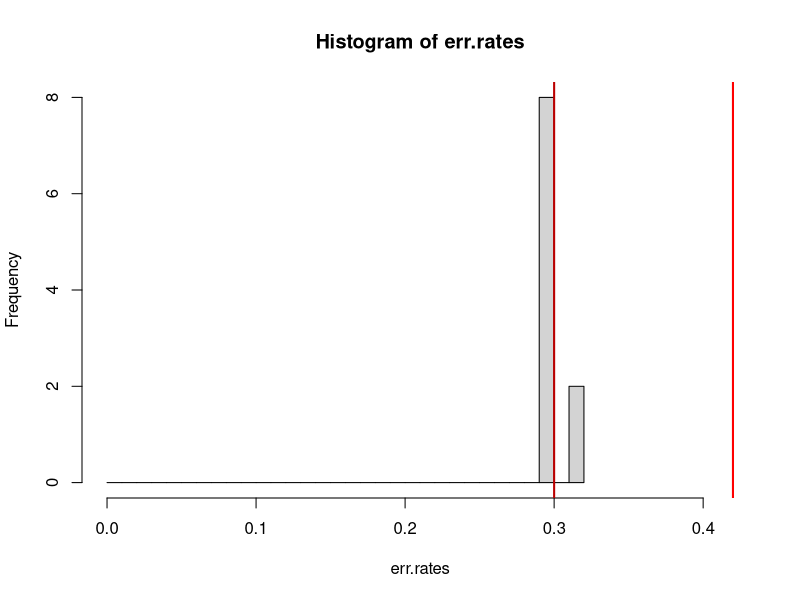
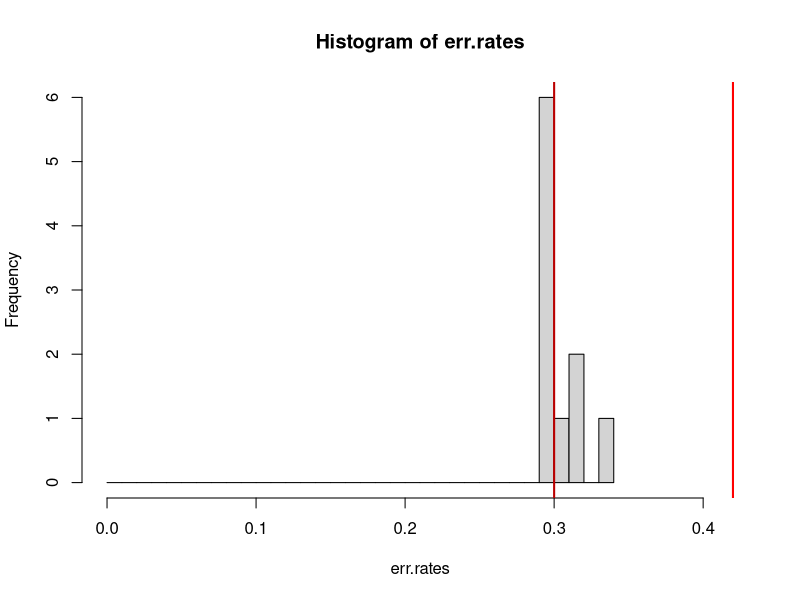
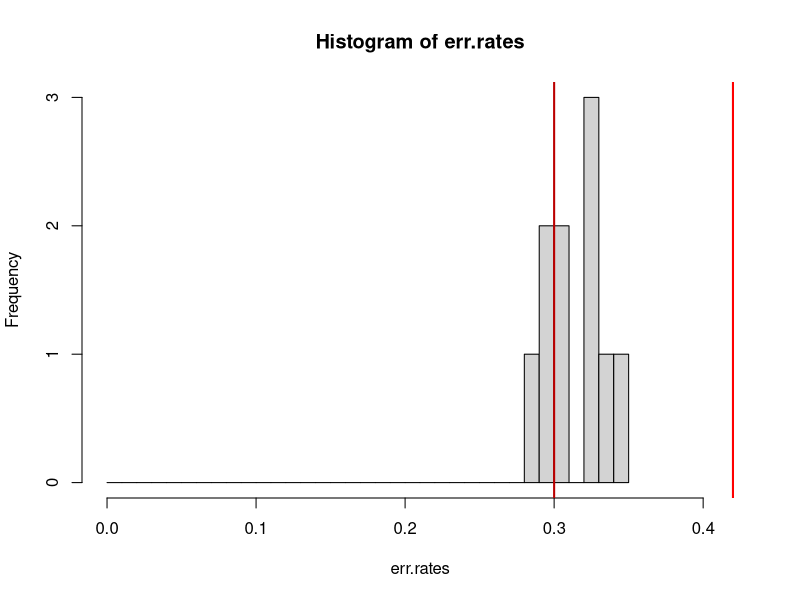
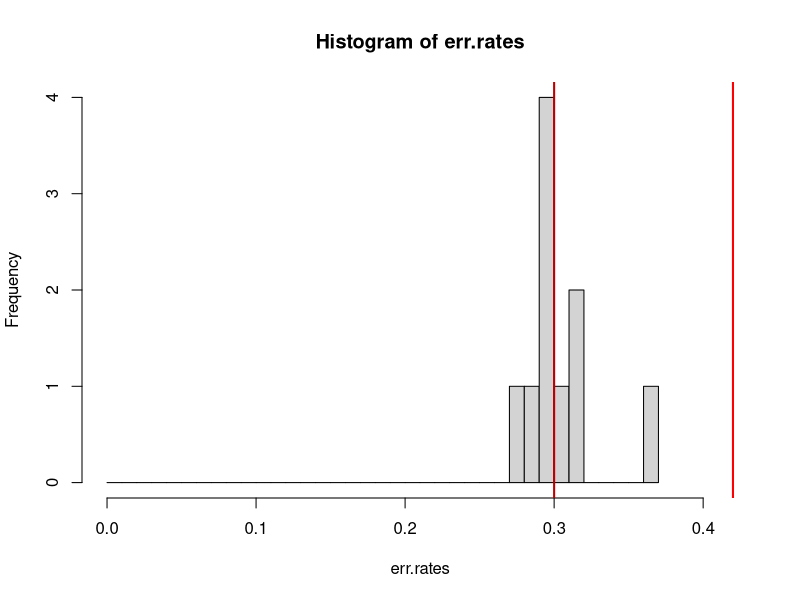
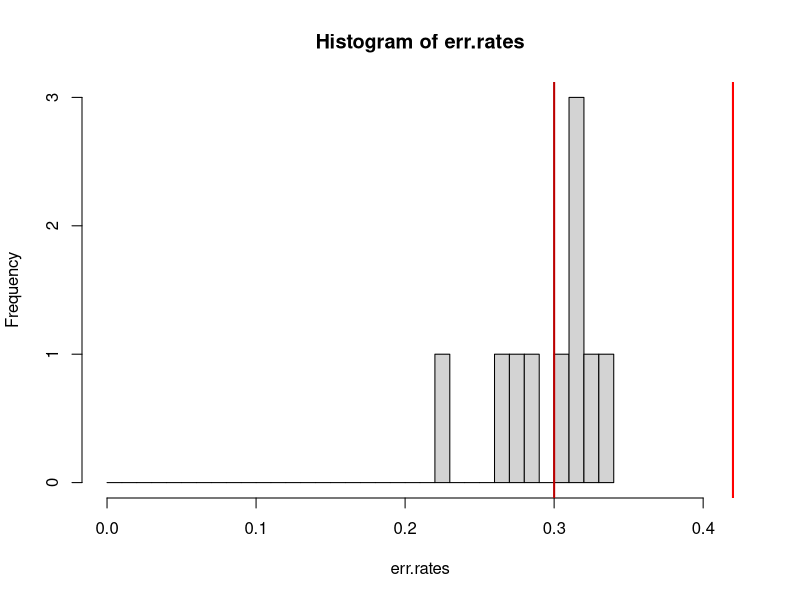
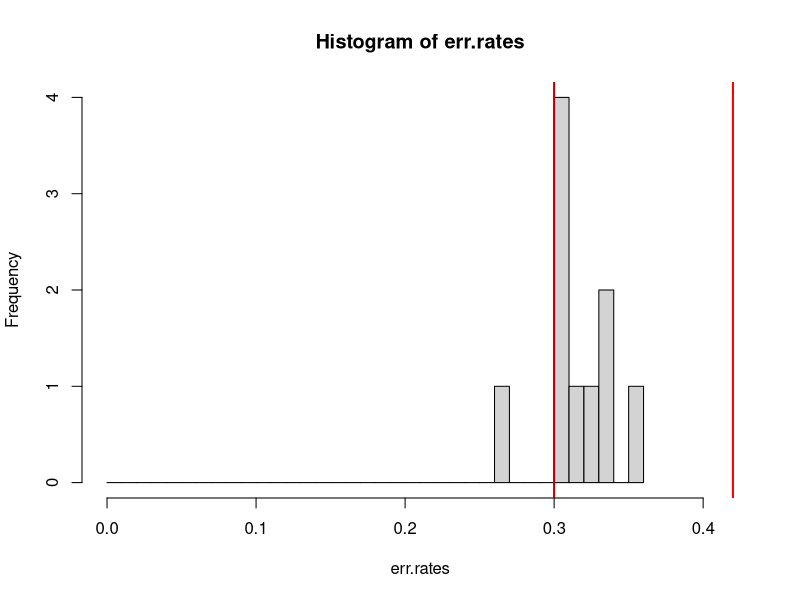
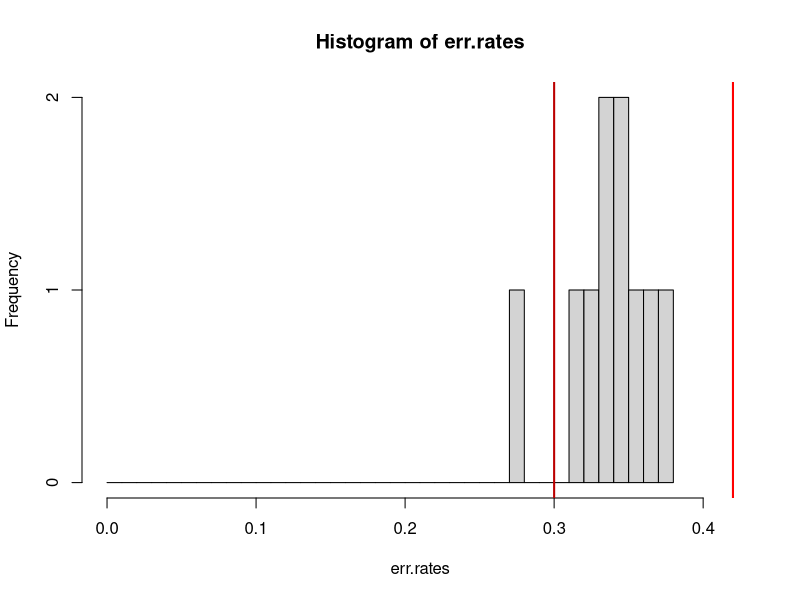
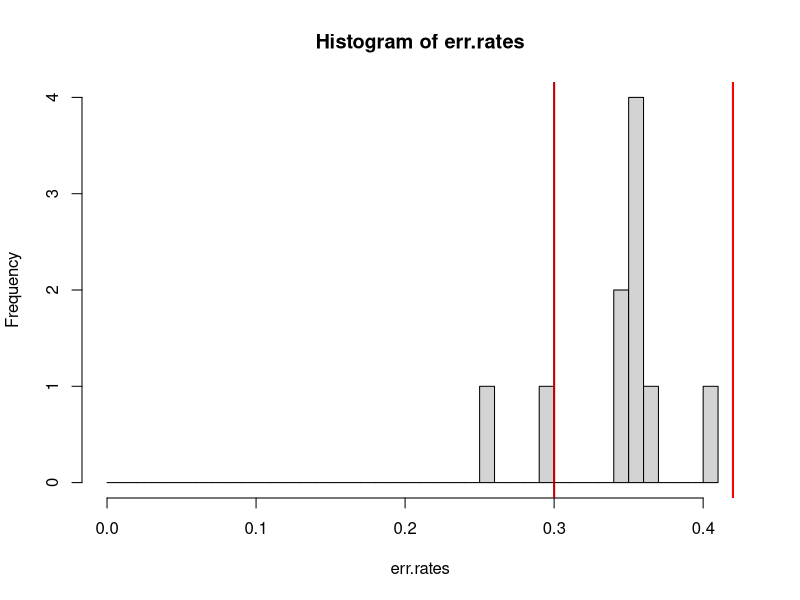

R code for these plots, in order: (Note: this script raises an error after producing the figures.)
################################################################
##
## Random tests with random data.
##
## We generate a random data set and try to train a classifier (LDA)
## to recognize the two sets. The internal validation gives the
## impressio that the eror rate decreases as the number of variables
## increases (up to 100, then the hit rate increases
## again).
##
## However, when the leave-one-out test is performed, one observes
## that the error rate:
## - is much higher than with internal validation (not surprizing, tne
##   internal validation is biased since the object to classify was
##   used for training);
## - increases with the number of variables (over-fitting effect).

library(mda) # for confusion
library(MASS) # for LDA


################################################################
## Function to repet R times the random test and collect the error rates
rand.test <- function(test.data, # a n*p data frame
                        test.labels, # a vector of length n with the group labels
                        r=100, # repetitions of the random test
                        plot.histo=T, # plot the histogram
                        CV=T,
                        ... # additional parameters are transmitted to lda()
                        ) {

  ## Initialize the result object
  result <- list()

  ## Initialize the err.rates data frame
  err.rates <- rep(NA, r)

  ## Perform r random tests
  for (i in 1:r) {
    rand.groups <- sample(test.labels) ## Select random groups
    rand.test <- lda(test.data,rand.groups,CV=CV,...) ## LDA  
    
    ## Calculate confusion table
    if (CV) {
      conf <- confusion(rand.test$class,rand.groups) 
    } else {
      pred <- predict(rand.test,test.data)
      conf <- confusion(pred$class,rand.groups) 
    }
    err.rates[i] <- attr(conf,"error")
    
    print (paste("random test", i, err.rates[i]))
  }
  
  result$err.rates <- err.rates

  ## Plot the histogram of error rates
  if (plot.histo) {
    ## Calculate the class intervals for the histogram
    err.abs <- err.rates*n
    
    if (max(err.abs) > 0) {
      
      x.breaks <- 0:max(err.abs)/n
      
      ## Expected error rate with balanced predictions
      class.occ <- table(test.labels) # number of observations per class
      result$class.occ <- class.occ

      class.freq <- class.occ/n # class frequencies
      result$class.freq <- class.freq
      exp.hit.bal <- class.freq%*%class.freq
#      exp.hit.bal <- sum(class.freq^2)
      exp.err.bal <- 1 - exp.hit.bal
      result$exp.hit.bal <- exp.hit.bal
      result$exp.err.bal <- exp.err.bal
      
      ## Expected error rate with all elements predicted as the most frequent class
      exp.hit.maj <- max(class.freq)
      exp.err.maj <- 1-exp.hit.maj
      result$exp.hit.maj <- exp.hit.maj
      result$exp.err.maj <- exp.err.maj
      
      ## Calculate the limit of the X axis for the drawing
      x.max <- max(x.breaks, exp.err.bal,exp.err.maj)
      
      ## Draw histogram
      hist(err.rates,breaks=x.breaks,xlim=c(0,x.max))
      abline(v=exp.err.bal,col='#FF0000',lwd=2)
      abline(v=exp.err.maj,col='#BB0000',lwd=2)
      
      ## Mean error rate over the R randoms
      print(c(mean(err.rates),exp.err.bal,exp.err.maj))
    } else {
      print("no histogram: all errors are 0")
    }
  }


  result$err.rate.mean <- mean(err.rates)
  result$err.rate.sd <- sd(err.rates)
  return (result)
}

################################################################
## parameters for the test

## Number of repetitions
r <- 10

## Group labels
test.labels <- c(rep("M",30),
                 rep("B",70)
                 )

## Dimensions of the data set
p <- 8 # Default number of variables
n <- length(test.labels) # number of objects

## A vector with increasing numbers of variables, which will progressively lead to over-fitting
ps <- c(2,3,4,5,6,7,8,10,12,16,20,24,32,48,64,80,85,90,95,100,105,110,125,150,200,250,300,400,500) # a series of variable numbers

## perform the test
error.curves <- data.frame(p=ps,
                           err.LOO.mean=rep(NA,length(ps)),
                           err.LOO.sd=rep(NA,length(ps)),
                           err.internal.mean=rep(NA,length(ps)),
                           err.internal.sd=rep(NA,length(ps))
                  )
 
for (p in ps) {
  ## Generate a random data set (normal)
  test.data <- matrix(rnorm(n*p),nrow=n,ncol=p)

  ## LOO validation
  rand.loo <- rand.test(test.data, test.labels, r=r, CV=T)

  ## Update the table for drawing the curves
  error.curves[error.curves$p==p,"err.LOO.mean"] <- rand.loo$err.rate.mean
  error.curves[error.curves$p==p,"err.LOO.sd"] <- rand.loo$err.rate.sd
  
  ## internal validation
  rand.internal <- rand.test(test.data, test.labels, r=r, CV=F,plot.histo=F)

  ## Update the table for drawing the curves
  error.curves[error.curves$p==p,"err.internal.mean"] <- rand.internal$err.rate.mean
  error.curves[error.curves$p==p,"err.internal.sd"] <- rand.internal$err.rate.sd
}

################################################################
## Plot ERROR curves, LOO and internal
x11(width=7,height=7)
plot(error.curves$p,
     error.curves$err.LOO.mean,
     ylim=c(0,1),
     type="b",
     xlab='Number of variables (p)',
     ylab='Error rate',
     main='Number of variables and over-fitting\nrandom tests',
     col='#000088',
     panel.first=c(abline(h=0,col='#000000'),
                  abline(h=1,col='#000000'),
                  grid(col='#000000')),
     pch=16,
     lwd=2
     )
lines(error.curves$p,error.curves$err.internal.mean,type="b",col='#880000',lwd=2, pch=1)

## Expected error rate with balanced predictions
abline(h=rand.loo$exp.err.bal,col='#FF8800',lwd=2, lty='dotted')

## Expected error rate with all elements predicted as the most frequent class
abline(h=rand.loo$exp.err.maj,col='#FF0000',lwd=2, lty='dashed')

## Add a legend
legend("topleft",legend=c("LOO","internal", "expected (balanced classes)", "expected (majority class)"),
       col=c('#000088','#880000', '#FF8800', '#FF0000'),
       lty=c("solid", "solid", "dotted", "dashed"),
       lwd=2,
       bg='white',bty='o')


## Export the plot
setwd(dir.figures); export.plot(file.prefix="LDA_overfitting_randset_error_curve", export.formats=export.formats.plots, width=7,height=7)


################################################################
## Plot HIT curves, LOO and internal
x11(width=7,height=7)
plot(error.curves$p,
     1 - error.curves$err.LOO.mean,
     ylim=c(0,1),
     type="b",
     xlab='Number of variables (p)',
     ylab='Hit rate',
     main='Number of variables and over-fitting\nrandom tests',
     col='#000088',
     panel.first=c(abline(h=0,col='#000000'),
                  abline(h=1,col='#000000'),
                  grid(col='#000000')),
     lwd=2
     )
lines(error.curves$p, 1-error.curves$err.internal.mean,type="b",col='#880000',lwd=2)

## Expected error rate with balanced predictions
abline(h=rand.loo$exp.hit.bal,col='#FF8800',lwd=2, lty='dotted')

## Expected error rate with all elements predicted as the most frequent class
abline(h=rand.loo$exp.hit.maj,col='#FF0000',lwd=2, lty='dashed')

## Add a legend
legend("bottomleft",legend=c("LOO","internal", "expected (balanced classes)", "expected (majority class)"),
       col=c('#000088','#880000', '#FF8800', '#FF0000'),
       lty=c("solid", "solid", "dotted", "dashed"),
       lwd=2,
       bg='white',bty='o')

## Export the plot
setwd(dir.figures); export.plot(file.prefix="LDA_overfitting_randset_hit_curve", export.formats=export.formats.plots, width=7,height=7)
